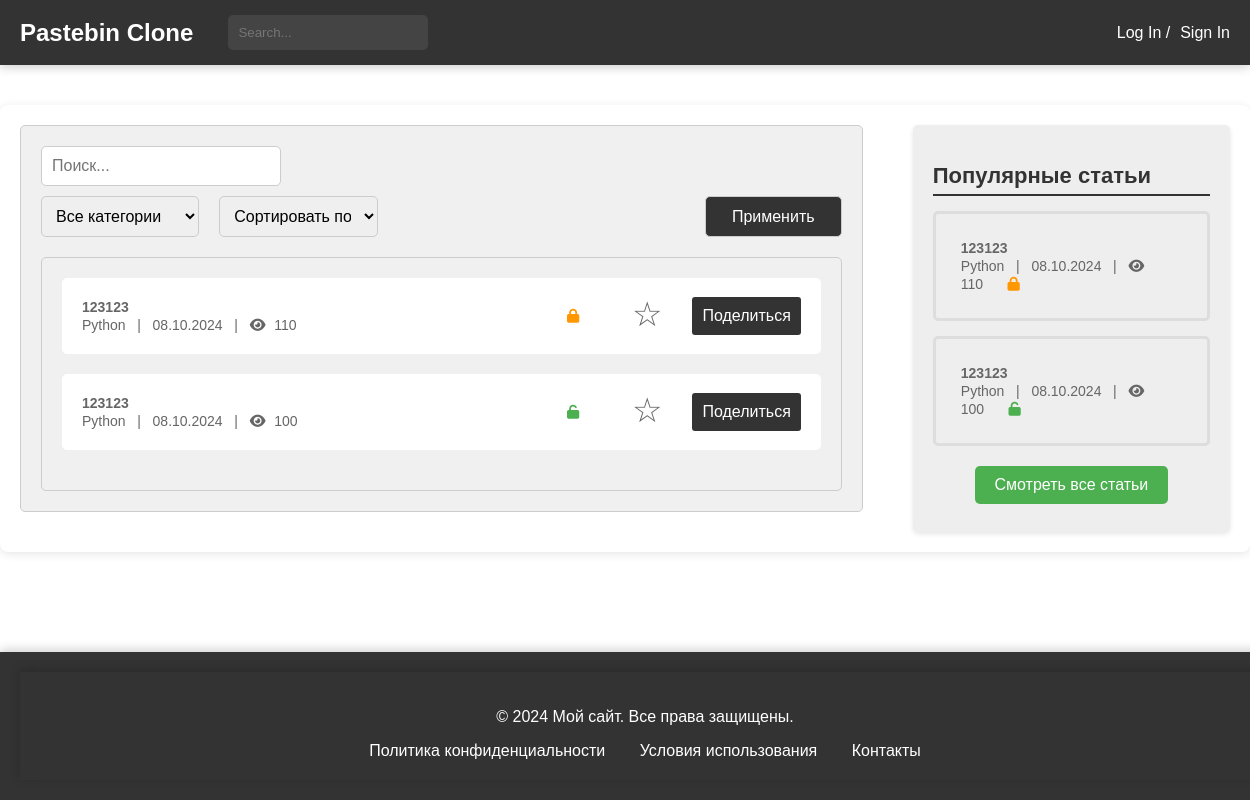
The page /posts_check/ on the database its author committed.
### blog/models.py (models this page shows, shortened)
class Paste(models.Model):
    ACCESS_STATUS_CHOICES = [
        (0, 'Private'),
        (1, 'Public'),
        (2, 'Draft'),
    ]
    TIME_LIVE_CHOICES = [
        (None, 'Никогда'),
        (timedelta(minutes=2), 'Через 2 минуты'),
        (timedelta(hours=1), 'Через 1 час'),
        (timedelta(days=1), 'Через 1 день'),
        (timedelta(weeks=1), 'Через 1 неделю'),
    ]
    title = models.CharField(max_length=200)
    content = models.TextField()
    author = models.ForeignKey(User, on_delete=models.CASCADE)
    created_at = models.DateTimeField(auto_now_add=True)
    updated_at = models.DateTimeField(auto_now=True)
    slug = models.UUIDField(default=uuid.uuid4, editable=False, unique=True)
    tags = models.ManyToManyField(Tag, related_name='posts')
    category = models.ForeignKey(Category, on_delete=models.SET_NULL, null=True)
    access_status = models.IntegerField(choices=ACCESS_STATUS_CHOICES, default=1)
    time_live = models.DurationField(null=True, blank=True)
    password = models.CharField(max_length=100, null=True, blank=True)
    is_delete_after_read = models.BooleanField(default=False)
    views_count = models.PositiveIntegerField(default=100)
    def get_absolute_url(self):
        return reverse('blog:post-detail', kwargs={'slug': self.slug})
    def get_formatted_created_at(self):
        return self.created_at.strftime('%d.%m.%Y')
    class Meta:
        verbose_name = 'Паста'
        verbose_name_plural = 'Паста'

class Category(models.Model):
    name = models.CharField(max_length=30, unique=True)
    parent = models.ForeignKey(
        'self',
        on_delete=models.CASCADE,
        null=True, blank=True,
        related_name='subcategories'
    )
    def __str__(self):
        return self.name
    class Meta:
        verbose_name = 'Категория'
        verbose_name_plural = 'Категории'

### blog/views.py (the view)
# urls.py: path('posts_check/', views.posts_check, name='posts-check'),
def posts_check(request):
    posts = Paste.objects.all()
    popular_posts = Paste.objects.order_by('-views_count')[:5]
    return render(request, 'blog/posts.html', {
        'posts': posts,
        'popular_posts': popular_posts
    })

### blog/templates/blog/posts.html (shortened to what this page needs)
{% extends 'blog/temps/base.html' %}
{% load static %}
{% block head %}
<link rel="stylesheet" type="text/css" href="{% static 'css/posts.css' %}">
<link rel="stylesheet" href="https://cdnjs.cloudflare.com/ajax/libs/font-awesome/4.7.0/css/font-awesome.min.css">
{% endblock %}
{% block content %}
<main>
    <div class="main-container">
        <div class="post-filter">
            <form>
                <input type="search" placeholder="Поиск...">
                <div style="display: flex; justify-content: space-between; margin-top: 10px;">
                    <select name="category" style="width: 35%;">
                        <option value="">Все категории</option>
                    </select>
                    <select name="sort" style="width: 35%; margin-left: 20px;">
                        <option value="">Сортировать по</option>
                    </select>
                    <button type="submit" style="margin-left: 327px;">Применить</button>
                </div>
            </form>
            <div class="post-list">
                <ul>
                    {% for post in posts %}
                    <li class="post-item">
                        <div class="post-details">
                            <a href="{% url 'blog:post-detail' post.slug %}">
                                <span class="article-title">{{ post.title }}</span>
                                <br>
                                <span class="article-meta">{{ post.category }} &nbsp; | &nbsp; {{ post.get_formatted_created_at }} &nbsp; | &nbsp;
                        <i class="fa fa-eye"></i> <span class="view-count">{{ post.views_count }}</span></span>
                            </a>
                        </div>
                        <div class="post-actions">
                            {% if post.password %}
                            <span class="post-lock"><i class="fa fa-lock" aria-hidden="true"
                                                       style="color: #FF9800;"></i></span>
                            {% else %}
                            <span class="post-lock"><i class="fa fa-unlock" aria-hidden="true"
                                                       style="color: #4CAF50;"></i></span>
                            {% endif %}
                            <span class="post-favorite" onclick="toggleFavorite(this)">
                                <span class="star" id="favorite-star">☆</span>
                            </span>
                            <button class="post-share-button" onclick="copyToClipboard('{{ post.get_absolute_url }}')">
                                Поделиться
                            </button>
                        </div>
                    </li>
                    {% endfor %}
                </ul>
            </div>
        </div>
        {% include 'blog/temps/popular_posts.html' %}
    </div>
</main>
{% endblock %}

### blog/templates/blog/temps/popular_posts.html
{% load static %}
<head>
    <link rel="stylesheet" type="text/css" href="{% static 'css/popular_posts.css' %}">
    <link rel="stylesheet" href="https://cdnjs.cloudflare.com/ajax/libs/font-awesome/6.0.0-beta3/css/all.min.css">
</head>
<div class="right-block">
    <h2>Популярные статьи</h2>
    <ul>
        {% for popular_post in popular_posts %}
        <li>
            <a href="{% url 'blog:post-detail' popular_post.slug %}">
                <span class="article-title">{{popular_post.title}}</span>
                <br>
                <span class="article-meta">{{ popular_post.category }} &nbsp; | &nbsp; {{ popular_post.get_formatted_created_at }} &nbsp; |  &nbsp;
                                    <i class="fa fa-eye"></i> <span
                            class="view-count">{{popular_post.views_count}}</span></span>
                {% if popular_post.password %}
                <span><i class="fa fa-lock" aria-hidden="true" style="color: #FF9800;"></i></span>
                {% else %}
                <span><i class="fa fa-unlock" aria-hidden="true" style="color: #4CAF50;"></i></span>
                {% endif %}
            </a>
        </li>
        {% endfor %}
    </ul>
     <div class="all-posts-link">
        <a href="{% url 'blog:posts-check' %}">Смотреть все статьи</a>
    </div>
</div>

### blog/static/css/posts.css (style rules this page uses)
body { margin: 0; padding: 0; font-family: Arial, sans-serif; }
.main-container { display: flex; justify-content: space-between; max-width: 1400px; margin: 40px auto; padding: 20px; box-shadow: 0 2px 10px rgba(0, 0, 0, 0.1); border-radius: 8px; background-color: #ffffff; }
.right-block { width: 30%; background-color: #ccc; padding: 20px; height: 100%; margin-left: 50px; }
.post-list ul { list-style: none; padding: 0; margin: 0; }
.post-list li { margin-bottom: 20px; }
.post-list a { display: block; padding: 10px; background-color: #fff; border-radius: 5px; text-decoration: none; color: #333; transition: background-color 0.3s; }
.post-list span { font-size: 14px; color: #666; }
.post-list i { font-size: 14px; margin-right: 5px; }
.right-block { width: 30%; background-color: #eeeeee; padding: 20px; border-radius: 5px; height: auto; box-shadow: 0 2px 5px rgba(0, 0, 0, 0.1); position: relative; }
.right-block h2 { font-size: 22px; font-weight: bold; margin-bottom: 15px; color: #333; border-bottom: 2px solid #333333FF; padding-bottom: 5px; }
.right-block ul { list-style: none; padding: 0; margin: 0; }
.right-block li { margin-bottom: 15px; padding: 10px; border: 3px solid #ddd; border-radius: 5px; transition: background-color 0.3s; }
.right-block a { display: block; padding: 15px; color: #333; text-decoration: none; border-radius: 5px; transition: background-color 0.3s; }
.right-block span { font-size: 14px; color: #666; }
.right-block i { font-size: 14px; margin-right: 5px; }
.article-title { font-weight: bold; font-size: 34px; }
.post-share-button { padding: 5px 15px; background-color: #f44336; color: white; border: none; border-radius: 3px; cursor: pointer; transition: background-color 0.3s; min-width: 80px; margin-right: 10px; }
.post-actions i.fa-lock { color: #FF9800; }
.post-actions i.fa-unlock { color: #4CAF50; }
.post-actions i.fa-lock, .post-actions i.fa-unlock { margin-left: -50px; }
.view-count { margin-left: 0; }
.post-filter { background-color: #f0f0f0; padding: 20px; border: 1px solid #ccc; border-radius: 5px; margin-bottom: 20px; }
.post-filter form { display: flex; flex-wrap: wrap; justify-content: space-between; }
.post-filter input[type="search"], .post-filter select, .post-filter button[type="submit"] { width: 30%; padding: 10px; font-size: 16px; border: 1px solid #ccc; border-radius: 5px; }
.post-filter button[type="submit"] { background-color: #333; color: #fff; cursor: pointer; margin-left: auto; }
.post-list { background-color: #f0f0f0; border: 1px solid #ccc; border-radius: 5px; margin-top: 20px; padding: 20px; }
.post-item { display: flex; justify-content: space-between; align-items: center; margin-bottom: 20px; background-color: #fff; padding: 10px; border-radius: 5px; transition: background-color 0.3s; }
.post-details { display: flex; flex-direction: column; gap: 10px; }
.post-actions { display: flex; align-items: center; justify-content: space-between; min-width: 350px; }
.post-actions span { margin-right: 15px; }
.post-actions button { width: 30%; padding: 10px; font-size: 16px; background-color: #333; color: white; border: none; border-radius: 3px; cursor: pointer; transition: background-color 0.3s; min-width: 80px; }
.post-lock { margin-left: 200px; }
.post-favorite { margin-right: 10px; cursor: pointer; font-size: 24px; display: inline-block; }
.star { font-size: 34px !important; transition: color 0.3s; margin-top: -5px; display: inline-block; }

### blog/static/css/footer.css (style rules this page uses)
html, body { height: 100%; margin: 0; }
body { display: flex; flex-direction: column; }
main { flex: 1; }

### rows shown on the page
Paste: title "123123", category "Python", get_formatted_created_at "08.10.2024", views_count "110"
Paste: title "123123", category "Python", get_formatted_created_at "08.10.2024", views_count "100"
